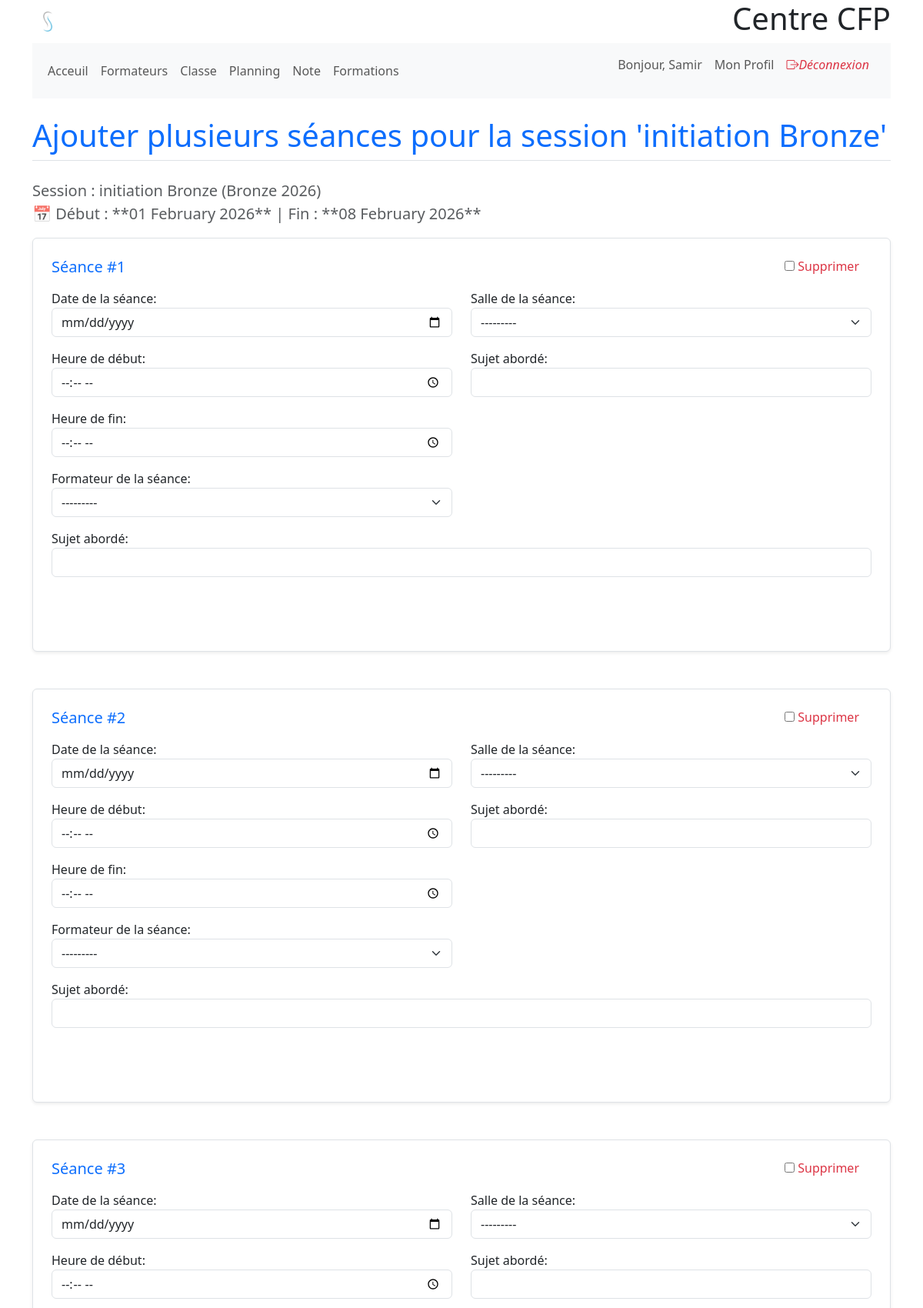
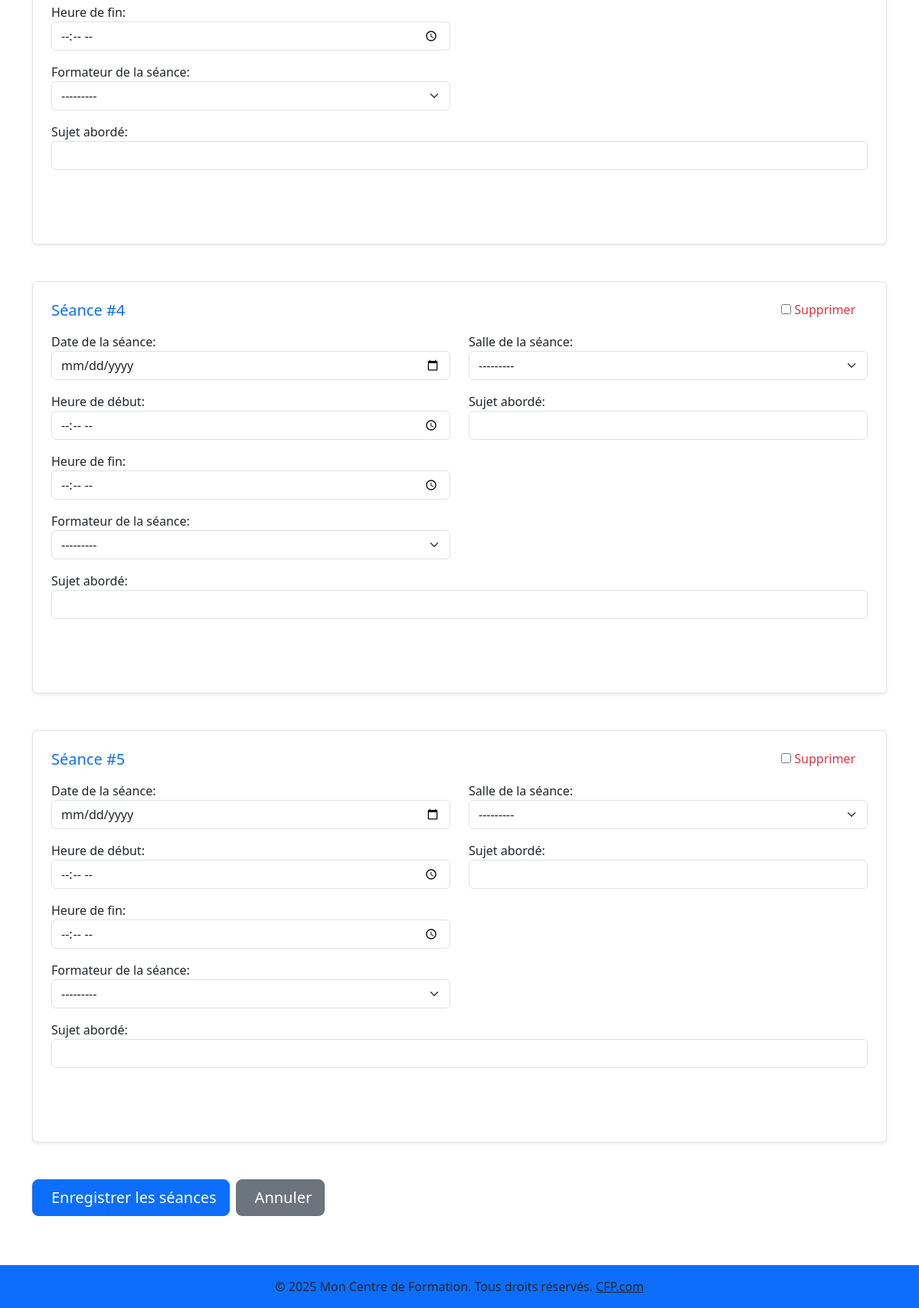
The app's page /formations/sessions/2/seances/ajouter_multiple/ (signed in) with its own data (2 pictures, top to bottom).
### gestion_users/models.py (models this page shows, shortened)
class CustomUser(AbstractUser):
    role = models.CharField(max_length=50, choices=UserRole.choices, default=UserRole.STUDENT,
                            verbose_name=_("Rôle"))
    telephone = models.CharField(
        max_length=15, blank=True, null=True, verbose_name=_("Téléphone"))
    adress = models.TextField(blank=True, null=True, verbose_name=_("Adresse"))
    date_naissance = models.DateField(
        blank=True, null=True, verbose_name=_("Date de naissance"))
    photo = models.ImageField(upload_to='photos_profil/',
                              blank=True, null=True, verbose_name=_("Photo de profil"))
    class Meta:
        verbose_name = _("Utilisateur")
        verbose_name_plural = _("Utilisateurs")
    def __str__(self):
        return f"{self.get_full_name() or self.username} ({self.get_role_display()})"

### gestion_formations/models.py (models this page shows, shortened)
class Session(models.Model):
    statut = models.CharField(max_length=50, choices=SessionStatus.choices,
                              default=SessionStatus.PLANNED, verbose_name=_("Statut de la session"))
    formation = models.ForeignKey(Formation, on_delete=models.CASCADE, related_name='sessions', verbose_name=_(
        "Formation"))  # Si la formation est supprimée, ses sessions le sont aussi
    nom_session = models.CharField(
        max_length=255, verbose_name=_("Nom de la session"))
    date_debut_session = models.DateField(verbose_name=_(
        "Date de début de la session"))  # Période générale
    date_fin_session = models.DateField(verbose_name=_(
        "Date de fin de la session"))   # Période générale
    capacite_max = models.PositiveIntegerField(
        verbose_name=_("Capacité maximale"))
    instructor_principal = models.ForeignKey(CustomUser, on_delete=models.SET_NULL, null=True,
                                             blank=True, related_name='sessions_principales', verbose_name=_("Formateur principal"))
    lieu = models.CharField(max_length=255, blank=True,
                            null=True, verbose_name=_("Lieu de la session"))
    description = models.TextField(
        blank=True, null=True, verbose_name=_("Description de la session"))
    capacite_min = models.PositiveIntegerField(
        blank=True, null=True, verbose_name=_("Capacité minimale"))
    class Meta:
        verbose_name = _("Session")
        verbose_name_plural = _("Sessions")
        ordering = ['date_debut_session']

class Formation(models.Model):  # cours
    nom = models.CharField(
        max_length=255, verbose_name=_("Nom de la formation"))
    description = models.TextField(
        blank=True, null=True, verbose_name=_("Description"))
    duree_heures = models.PositiveIntegerField(blank=True, null=True, verbose_name=_(
        "Durée totale en heures"))  # Durée totale estimée de la formation
    objectifs = models.TextField(
        blank=True, null=True, verbose_name=_("Objectifs"))
    prerequis = models.TextField(
        blank=True, null=True, verbose_name=_("Prérequis"))
    est_active = models.BooleanField(
        default=True, verbose_name=_("Est active"))
    date_debut_formation = models.DateField(
        blank=True,
        null=True,
        verbose_name=_("Date de début de la formation")
    )
    date_fin_formation = models.DateField(
        blank=True,
        null=True,
        verbose_name=_("Date de fin de la formation")
    )
    class Meta:
        verbose_name = _("Formation")
        verbose_name_plural = _("Formations")

### gestion_formations/views.py (the view)
@user_passes_test(is_instructor_or_admin)
def ajouter_plusieurs_seances(request, session_pk):
    session = get_object_or_404(Session, pk=session_pk)
    queryset = Seance.objects.none()
    if request.method == 'POST':
        formset = SeanceFormSet(
            request.POST,
            request.FILES,
            queryset=queryset,
            instance=session,
            form_kwargs={'session_pk': session_pk}
        )
        if formset.is_valid():
            with transaction.atomic():
                seances_a_sauvegarder = formset.save(commit=False)
                for seance in seances_a_sauvegarder:
                    if not seance.session_id:  # Pour une double sécurité si le champ 'session' n'était pas posté ou masqué
                        seance.session = session
                    seance.created_by = request.user
                    seance.save()
                formset.save_m2m()
            messages.success(
                request, f"Les séances pour la session '{session.nom_session}' ont été ajoutées avec succès.")
            return redirect('gestion_formations:session_detail', pk=session_pk)
        else:
            messages.error(
                request, "Veuillez corriger les erreurs ci-dessous dans le formulaire.")
    else:
        formset = SeanceFormSet(
            queryset=queryset,
            form_kwargs={'session_pk': session_pk}
        )
    context = {
        'formset': formset,
        'session': session,
        'titre_page': f"Ajouter plusieurs séances pour la session '{session.nom_session}'"
    }
    return render(request, 'gestion_formations/seance_formset.html', context)

### gestion_formations/models.py (called while the page is built)
    def __str__(self):
        return self.name

### gestion_formations/views.py (called while the page is built)
def is_instructor_or_admin(user):
    return user.is_authenticated and user.is_staff

### gestion_formations/templates/gestion_formations/seance_formset.html (shortened to what this page needs)
{% extends 'base.html' %}
{% block content %}
  <div class="container mt-4">
    <h1 class="mb-4 border-bottom pb-2 text-primary">{{ titre_page }}</h1>
    <p class="lead text-muted">
      Session : <strong>{{ session.nom_session }}</strong> ({{ session.formation.nom }})
      <br />
      📅 Début : **{{ session.date_debut_session|date:'d F Y' }}** | Fin : **{{ session.date_fin_session|date:'d F Y' }}**
    </p>
    <form method="post" class="needs-validation" novalidate>
      {% for form in formset %}
        <div class="seance-form mb-5 p-4 border rounded shadow-sm bg-white">
          <div class="d-flex justify-content-between align-items-center mb-3">
            <h3 class="h5 m-0 text-primary">Séance #{{ forloop.counter }}</h3>
            {% if form.DELETE %}
              <div class="form-check form-check-inline">
                {{ form.DELETE }}
                <label class="form-check-label text-danger" for="{{ form.DELETE.id_for_label }}">Supprimer</label>
              </div>
            {% endif %}
          </div>
          <div class="row">
            <div class="col-md-6">
              {% for field in form.visible_fields|slice:':4' %}
                <div class="mb-3">
                  {{ field.label_tag }}
                  {{ field }}
                </div>
              {% endfor %}
            </div>
            <div class="col-md-6">
              {% for field in form.visible_fields|slice:'4:6' %}
                <div class="mb-3">
                  {{ field.label_tag }}
                  {{ field }}
                </div>
              {% endfor %}
            </div>
          </div>
          <div class="mb-3">{{ form.sujet_aborde.label_tag }}
            {{ form.sujet_aborde }}</div>
          <div class="mb-3 form-check mt-3">{{ form.est_annulee }} {{ form.est_annulee.label_tag }}</div>
        </div>
      {% endfor %}
      <div class="d-flex justify-content-start gap-2 mt-4 pb-5">
        <button type="submit" class="btn btn-primary btn-lg"> Enregistrer les séances</button>
        <a href="{% url 'gestion_formations:session_detail' pk=session.pk %}" class="btn btn-secondary btn-lg"> Annuler</a>
      </div>
    </form>
  </div>
{% endblock %}

### templates/includes/_nav.html (shortened to what this page needs)
<nav class="navbar navbar-expand-lg navbar-light bg-light">
  <div class="container-fluid">
    <div class="collapse navbar-collapse" id="navbarNav">
      <ul class="navbar-nav me-auto mb-2 mb-lg-0">
        <li class="nav-item">
          <a class="nav-link" href="#">Acceuil</a>
        </li>
        <li class="nav-item">
          <a class="nav-link" href="{% url 'gestion_users:formateurs_list' %}">Formateurs</a>
        </li>
        <li class="nav-item">
          <a class="nav-link" href="{% url 'gestion_formations:room_list' %}">Classe</a>
        </li>
        <li class="nav-item">
          <a class="nav-link" href="{% url 'gestion_formations:seance_calendar_page' %}">Planning</a>
        </li>
        <li class="nav-item">
          <a class="nav-link" href="#">Note</a>
        </li>
        <li class="nav-item">
          <a class="nav-link" href="{% url 'gestion_formations:formation_list' %}">Formations</a>
        </li>
      </ul>
      <ul class="navbar-nav ms-auto">
        {% if user.is_authenticated %}
          <li class="nav-item">
            <span class="nav-link">Bonjour, {{ user.first_name|default:user.username }}</span>
          </li>
          <li class="nav-item">
            <a class="nav-link" href="{% url 'gestion_users:profile' %}">Mon Profil</a>
          </li>
          <li class="nav-item">
            <form method="post" action="{% url 'gestion_users:logout' %}" class="form-inline">
              <a href="{% url 'gestion_users:logout' %}" class="nav-link text-danger"><i class="bi bi-box-arrow-right me-2">Déconnexion</i></a>
            </form>
          </li>
        {% endif %}
      </ul>
    </div>
  </div>
</nav>

### records on screen
CustomUser: first_name "Samir"
Session: nom_session "initiation Bronze", formation.nom "Bronze 2026", date_debut_session "01 February 2026", date_fin_session "08 February 2026"

### other values on screen
{{ titre_page }} "Ajouter plusieurs séances pour la session 'initiation Bronze'"
{{ field.label_tag }} "Date de la séance:" "Heure de début:" "Heure de fin:" "Formateur de la séance:" "Date de la séance:" "Heure de début:" "Heure de fin:" "Formateur de la séance:" "Date de la séance:" "Heure de début:" "Heure de fin:" "Formateur de la séance:" "Date de la séance:" "Heure de début:" "Heure de fin:" "Formateur de la séance:" "Date de la séance:" "Heure de début:" "Heure de fin:" "Formateur de la séance:"
{{ field.label_tag }} "Salle de la séance:" "Sujet abordé:" "Salle de la séance:" "Sujet abordé:" "Salle de la séance:" "Sujet abordé:" "Salle de la séance:" "Sujet abordé:" "Salle de la séance:" "Sujet abordé:"
